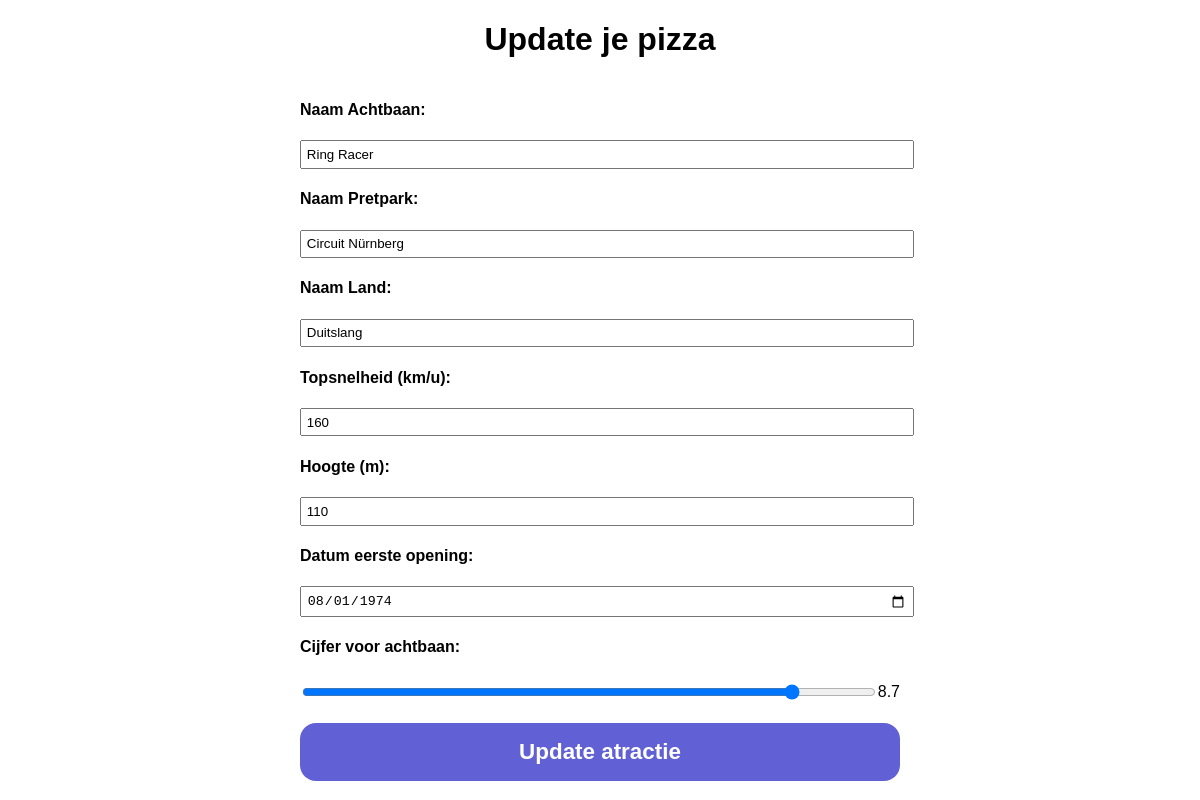
The page /update.php?id=3 on the database its author committed.
### tables this page shows
CREATE TABLE `achtbaan` (
  `id` int(11) NOT NULL,
  `naamAchtbaan` varchar(255) NOT NULL,
  `naamPretpark` varchar(255) NOT NULL,
  `land` varchar(255) NOT NULL,
  `topsnelheid` int(11) NOT NULL,
  `hoogte` int(11) NOT NULL,
  `datum` date NOT NULL,
  `cijfer` decimal(3,1) NOT NULL
);

### update.php (the view, shortened to what this page needs)
<!DOCTYPE html>
<html lang="en">
<head>
    <link rel="stylesheet" href="./css/style.css">
</head>
<body>
    <?php
    require "connect.php";
    $sql = "SELECT * FROM achtbaan WHERE id=:id";
    $stmnt = $pdo->prepare($sql);
    $stmnt->bindValue(":id", $_GET["id"], PDO::PARAM_STR);
    $stmnt->execute();
    $data = $stmnt->fetch(PDO::FETCH_OBJ);
    ?>
    <h1>Update je pizza</h1>
    <form action="" method="post">
        <h4>Naam Achtbaan:</h4>
        <input type="text" name="achtbaan" value="<?=$data->naamAchtbaan?>">
        <h4>Naam Pretpark:</h4>
        <input type="text" name="pretpark" value="<?=$data->naamPretpark?>">
        <h4>Naam Land:</h4>
        <input type="text" name="land" value="<?=$data->land?>">
        <h4>Topsnelheid (km/u):</h4>
        <input type="number" name="topsnelheid" min="1" max="200" value="<?=$data->topsnelheid?>">
        <h4>Hoogte (m):</h4>
        <input type="number" name="hoogte" min="1" max="200" value="<?=$data->hoogte?>">
        <h4>Datum eerste opening:</h4>
        <input type="date" name="datum" value="<?=$data->datum?>">
        <h4>Cijfer voor achtbaan: </h4>
        <div class="flex">
            <input type="range" name="cijfer" min="0" max="10" step="0.1" value="<?=$data->cijfer?>">
            <span id="rangeOutput">5.0</span>
        </div>
        <button type="submit">Update atractie</button>
    </form>
</body>
</html>

### css/style.css (style rules this page uses)
body { margin: 0; padding: 0; font-family: sans-serif; display: flex; flex-direction: column; align-items: center; }
body form { width: 50%; }
body form input:not([type=radio]):not([type=checkbox]), body form select { width: 100%; padding: 0.3rem; }
body form button { width: 100%; color: white; background-color: #6161d5; font-weight: bold; padding: 1rem; font-size: 1.4rem; border: none; border-radius: 1rem; margin-top: 1rem; }
body form .flex { display: flex; align-items: center; }

### rows shown on the page
achtbaan: achtbaan "Ring Racer", pretpark "Circuit Nürnberg", land "Duitslang", topsnelheid "160", hoogte "110", datum "08/01/1974", cijfer "8.7"
